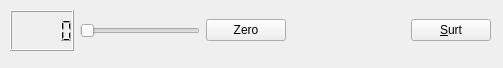
<?xml version="1.0" encoding="UTF-8"?>
<ui version="4.0">
 <class>myForm</class>
 <widget class="QWidget" name="myForm">
  <property name="geometry">
   <rect>
    <x>0</x>
    <y>0</y>
    <width>503</width>
    <height>68</height>
   </rect>
  </property>
  <property name="windowTitle">
   <string>Form</string>
  </property>
  <widget class="QWidget" name="layoutWidget">
   <property name="geometry">
    <rect>
     <x>10</x>
     <y>10</y>
     <width>481</width>
     <height>41</height>
    </rect>
   </property>
   <layout class="QHBoxLayout" name="horizontalLayout">
    <item>
     <widget class="myLCD" name="lcdNumber"/>
    </item>
    <item>
     <widget class="QSlider" name="horizontalSlider">
      <property name="orientation">
       <enum>Qt::Horizontal</enum>
      </property>
      <property name="tickPosition">
       <enum>QSlider::NoTicks</enum>
      </property>
     </widget>
    </item>
    <item>
     <widget class="QPushButton" name="zeroButton">
      <property name="text">
       <string>Zero</string>
      </property>
     </widget>
    </item>
    <item>
     <spacer name="horizontalSpacer">
      <property name="orientation">
       <enum>Qt::Horizontal</enum>
      </property>
      <property name="sizeHint" stdset="0">
       <size>
        <width>40</width>
        <height>20</height>
       </size>
      </property>
     </spacer>
    </item>
    <item>
     <widget class="QPushButton" name="exitButton">
      <property name="text">
       <string>&amp;Surt</string>
      </property>
     </widget>
    </item>
   </layout>
  </widget>
 </widget>
 <customwidgets>
  <customwidget>
   <class>myLCD</class>
   <extends>QLCDNumber</extends>
   <header>mylcd.h</header>
  </customwidget>
 </customwidgets>
 <resources/>
 <connections>
  <connection>
   <sender>exitButton</sender>
   <signal>clicked()</signal>
   <receiver>myForm</receiver>
   <slot>close()</slot>
   <hints>
    <hint type="sourcelabel">
     <x>463</x>
     <y>30</y>
    </hint>
    <hint type="destinationlabel">
     <x>251</x>
     <y>33</y>
    </hint>
   </hints>
  </connection>
  <connection>
   <sender>horizontalSlider</sender>
   <signal>sliderMoved(int)</signal>
   <receiver>lcdNumber</receiver>
   <slot>display(int)</slot>
   <hints>
    <hint type="sourcelabel">
     <x>156</x>
     <y>35</y>
    </hint>
    <hint type="destinationlabel">
     <x>51</x>
     <y>33</y>
    </hint>
   </hints>
  </connection>
 </connections>
</ui>
